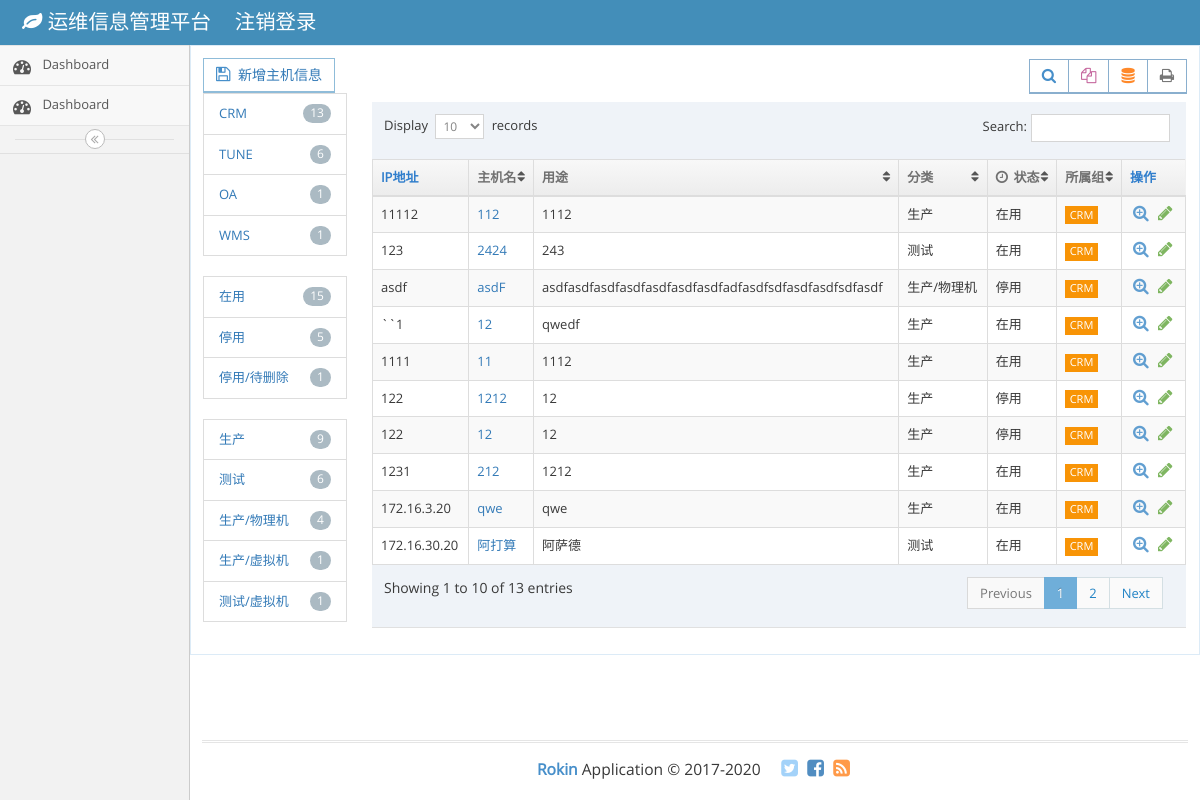
Page /host_group/1/ on the committed database.
### app/models.py (models this page shows, shortened)
class HostGroups(models.Model):
    name = models.CharField(max_length=70)
    def __str__(self):
        return self.name

class Host_status(models.Model):
    name = models.CharField(max_length=10)
    def __str__(self):
        return self.name

class HostCategorys(models.Model):
    name = models.CharField(max_length=70)
    def __str__(self):
        return self.name

class Host(models.Model):
    ip = models.GenericIPAddressField(verbose_name="IP地址", max_length=20)
    host_name = models.CharField(max_length=50)
    host_purpose = models.CharField(max_length=100, blank=True)
    host_status = models.ForeignKey(Host_status)
    Host_category = models.ForeignKey(HostCategorys)
    Host_group = models.ForeignKey(HostGroups)
    Host_operatingsystem = models.ForeignKey(OperatingSystems)
    admin_Account = models.CharField(max_length=50, blank=True)
    admin_password = models.CharField(max_length=50, blank=True)
    Host_body = RichTextUploadingField(verbose_name='正文')
    created_time = models.DateTimeField(auto_now_add=True)
    modified_time = models.DateTimeField(auto_now=True)
    def get_absolute_url(self):
        return reverse('app:host_detail', kwargs={'pk': self.pk})

### app/views.py (the view)
# urls.py: url(r'^host_group/(?P<pk>[0-9]+)/$', views.HostGroupView.as_view(), name='host_group'),
class HostGroupView(ListView):
    model = Host
    template_name = 'app/index.html'
    context_object_name = 'post_list'
    def get_queryset(self):
        hostgroup = get_object_or_404(HostGroups, pk=self.kwargs.get('pk'))
        return super(HostGroupView, self).get_queryset().filter(Host_group=hostgroup)

### app/templatetags/host_tags.py (called while the page is built)
@register.simple_tag
def get_group():
    return HostGroups.objects.annotate(num_posts=Count('host')).filter(num_posts__gt=0)

@register.simple_tag
def get_status():
    return Host_status.objects.annotate(num_posts=Count('host')).filter(num_posts__gt=0)

@register.simple_tag
def get_categorys():
    return HostCategorys.objects.annotate(num_posts=Count('host')).filter(num_posts__gt=0)

### templates/app/index.html (shortened to what this page needs)
{% extends 'app/base.html' %}
{% load staticfiles %}
{% load host_tags %}
{% block main %}
    <div class="table-detail">
        <div class="row">
            <div class="col-xs-2">
                <button class="btn btn-white btn-info btn-bold">
                    <i class="ace-icon fa fa-floppy-o bigger-120 blue"></i>
                    <a href="{% url 'app:host_new' %}"> 新增主机信息</a>
                </button>
                {% get_group as group_list %}
                <ul class="list-group panel-body">
                    {% for Group in group_list %}
                        <li class="list-group-item">
                        <span class="badge">{{ Group.num_posts}}</span>
                            <a href="{% url 'app:host_group' Group.pk %}">{{ Group.name }}</a>
                        </li>
                    {% endfor %}
                </ul>
                {% get_status as status_list %}
                <ul class="list-group panel-body">
                    {% for Status in status_list %}
                        <li class="list-group-item">
                         <span class="badge">{{ Status.num_posts}}</span>
                            <a href="{% url 'app:host_status' Status.pk %}">{{ Status.name }}</a>
                        </li>
                    {% endfor %}
                </ul>
                {% get_categorys as categorys_list %}
                <ul class="list-group panel-body">
                    {% for Categorys in categorys_list %}
                        <li class="list-group-item">
                        <span class="badge">{{ Categorys.num_posts}}</span>
                            <a href="{% url 'app:host_category' Categorys.pk %}">{{ Categorys.name }}</a>
                        </li>
                    {% endfor %}
                </ul>
            </div>
            <div class="col-xs-10">
                <body class="no-skin">
                <div class="main-container ace-save-state" id="main-container">
                    <div class="main-content">
                        <div class="main-content-inner">
                            <div class="page-content">
                                <div class="row">
                                    <div class="col-xs-12">
                                        <div class="row">
                                            <div class="col-xs-12">
                                                <div class="clearfix">
                                                    <div class="pull-right tableTools-container"></div>
                                                </div>
                                                <div>
                                                    <table id="dynamic-table"
                                                           class="table table-striped table-bordered table-hover">
                                                        <thead>
                                                        <tr>
                                                            <th>IP地址</th>
                                                            <th>主机名</th>
                                                            <th>用途</th>
                                                            <th class="hidden-480">分类</th>
                                                            <th>
                                                                <i class="ace-icon fa fa-clock-o bigger-110 hidden-480"></i>
                                                                状态
                                                            </th>
                                                            <th class="hidden-480">所属组</th>
                                                            <th>操作</th>
                                                        </tr>
                                                        </thead>
                                                        <tbody>
                                                        {% for post in post_list %}
                                                            <tr>
                                                                <td>{{ post.ip }}</td>
                                                                <td>
                                                                    <a href="{{ post.get_absolute_url }}">{{ post.host_name }}</a>
                                                                </td>
                                                                <td>
                                                                    {{ post.host_purpose }}
                                                                </td>
                                                                <td class="hidden-480">{{ post.Host_category }}</td>
                                                                <td>{{ post.host_status }}</td>
                                                                <td class="hidden-480">
                                                                    <span class="label label-sm label-warning">{{ post.Host_group }}</span>
                                                                </td>
                                                                <td>
                                                                    <div class="hidden-sm hidden-xs action-buttons">
                                                                        <a class="blue"
                                                                           href="{{ post.get_absolute_url }}">
                                                                            <i class="ace-icon fa fa-search-plus bigger-130"></i>
                                                                        </a>
                                                                        <a class="green"
                                                                           href="{% url 'app:host_edit' pk=post.pk %}">
                                                                            <i class="ace-icon fa fa-pencil bigger-130"></i>
                                                                        </a>
                                                                    </div>
                                                                </td>
                                                            </tr>
                                                        {% endfor %}
                                                        </tbody>
                                                    </table>
                                                </div>
                                            </div>
                                        </div>
                                    </div>
                                </div>
                            </div>
                        </div>
                    </div>
                </div>
            </div>
        </div>
    </div>
{% endblock main %}

### rows in the picture
HostGroups: num_posts "13", name "CRM"
HostGroups: num_posts "6", name "TUNE"
HostGroups: num_posts "1", name "OA"
HostGroups: num_posts "1", name "WMS"
Host_status: num_posts "15", name "在用"
Host_status: num_posts "5", name "停用"
Host_status: num_posts "1", name "停用/待删除"
HostCategorys: num_posts "9", name "生产"
HostCategorys: num_posts "6", name "测试"
HostCategorys: num_posts "4", name "生产/物理机"
HostCategorys: num_posts "1", name "生产/虚拟机"
HostCategorys: num_posts "1", name "测试/虚拟机"
Host: ip "11112", host_name "112", host_purpose "1112", Host_category "生产", host_status "在用", Host_group "CRM"
Host: ip "123", host_name "2424", host_purpose "243", Host_category "测试", host_status "在用", Host_group "CRM"
Host: ip "asdf", host_name "asdF", host_purpose "asdfasdfasdfasdfasdfasdfasdfadfasdfsdfasdfasdfsdfasdf", Host_category "生产/物理机", host_status "停用", Host_group "CRM"
Host: ip "``1", host_name "12", host_purpose "qwedf", Host_category "生产", host_status "在用", Host_group "CRM"
Host: ip "1111", host_name "11", host_purpose "1112", Host_category "生产", host_status "在用", Host_group "CRM"
Host: ip "122", host_name "1212", host_purpose "12", Host_category "生产", host_status "停用", Host_group "CRM"
Host: ip "122", host_name "12", host_purpose "12", Host_category "生产", host_status "停用", Host_group "CRM"
Host: ip "1231", host_name "212", host_purpose "1212", Host_category "生产", host_status "在用", Host_group "CRM"
Host: ip "172.16.3.20", host_name "qwe", host_purpose "qwe", Host_category "生产", host_status "在用", Host_group "CRM"
Host: ip "172.16.30.20", host_name "阿打算", host_purpose "阿萨德", Host_category "测试", host_status "在用", Host_group "CRM"
